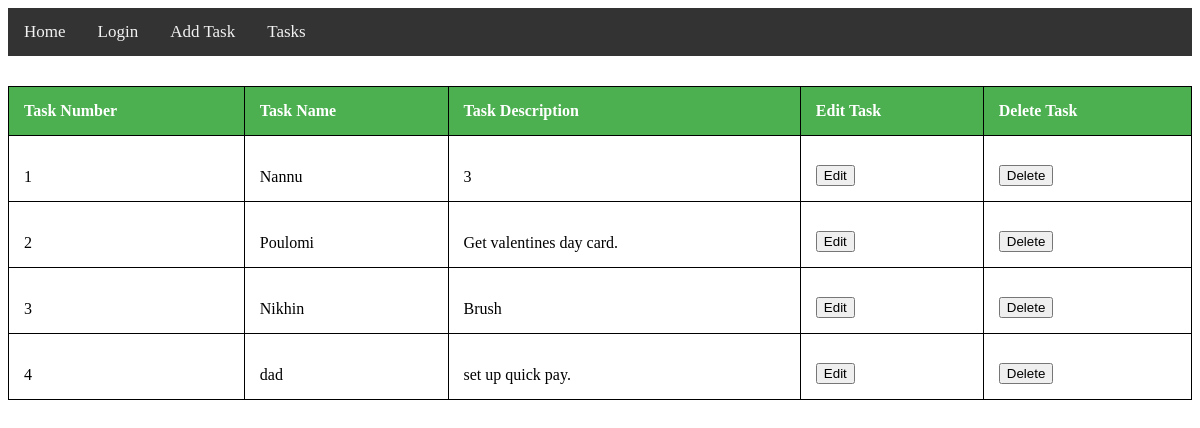
/tasks, run on an earlier commit of the app's database.
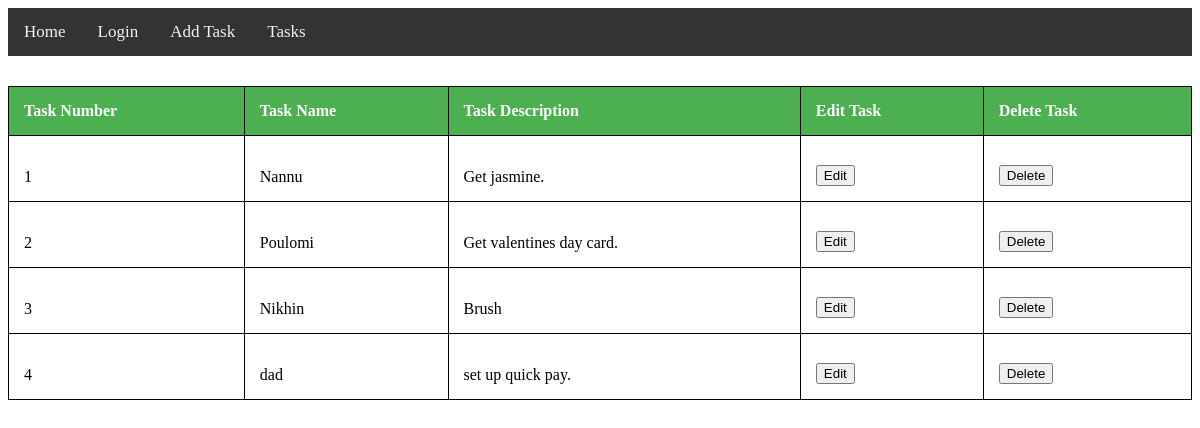
And on a later commit of the database.
### tables this page shows
CREATE TABLE tasks (id integer primary key autoincrement, name varchar(255), description varchar(1024));

### app.py (the view)
@app.route('/tasks')
def tasks():
    tasks = get_tasks()
    return render_template('tasks.html', tasks=tasks)

### app.py (called while the page is built)
def get_tasks():
    db = get_db()
    sql = 'SELECT * FROM tasks'
    with db:
        rows = db.cursor().execute(sql)
        return rows.fetchall()

def get_db():
    db = sqlite3.connect('tasks.db')
    return db

### templates/tasks.html (shortened to what this page needs)
{% extends "layout.html" %}
{% block body %}
<table>
  <tr>
    <th>Task Number</th>
    <th>Task Name</th>
    <th>Task Description</th>
    <th>Edit Task</th>
    <th>Delete Task</th>
  </tr>
  {% for task in tasks %}
    <tr>
      <td name="task_number">{{ task[0] }}</td>
      <td name="task_name">{{ task[1] }}</td>
      <td name="task_description">{{ task[2] }}</td>
      <td><button onclick="edit(this)">Edit</button></td>
      <td><button>Delete</button></td>
    </tr>
  {% endfor %}
</table>
{% endblock %}

### templates/layout.html (shortened to what this page needs)
<!DOCTYPE html>
<html lang="en" dir="ltr">
  <head>
    <link rel="stylesheet" href="../static/css/style.css">
  </head>
  <body>
    <div class="topnav">
      <a href="/">Home</a>
      <a href="/login">Login</a>
      <a href="/user_home">Add Task</a>
      <a href="/tasks">Tasks</a>
    </div>
    {% block body %} {% endblock %}
  </body>
</html>

### static/css/style.css (style rules this page uses)
.topnav { background-color: #333; overflow: hidden; }
.topnav a { float: left; color: #f2f2f2; text-align: center; padding: 14px 16px; text-decoration: none; font-size: 17px; }

### templates/tasks.html (style rules this page uses)
table, th, td { border : 1px solid black; margin-top: 30px; }
table { border-collapse: collapse; width: 100%; }
th { background-color: #4CAF50; color: white; text-align: left-align; height: 15px; }
td { height: 35px; vertical-align: bottom; background_color: #ccffcc; color: black; }
th, td { padding: 15px; text-align: left; }

What changed in the data, as far as the page shows it:
changed tasks "Nannu": description "3" → "Get jasmine."
